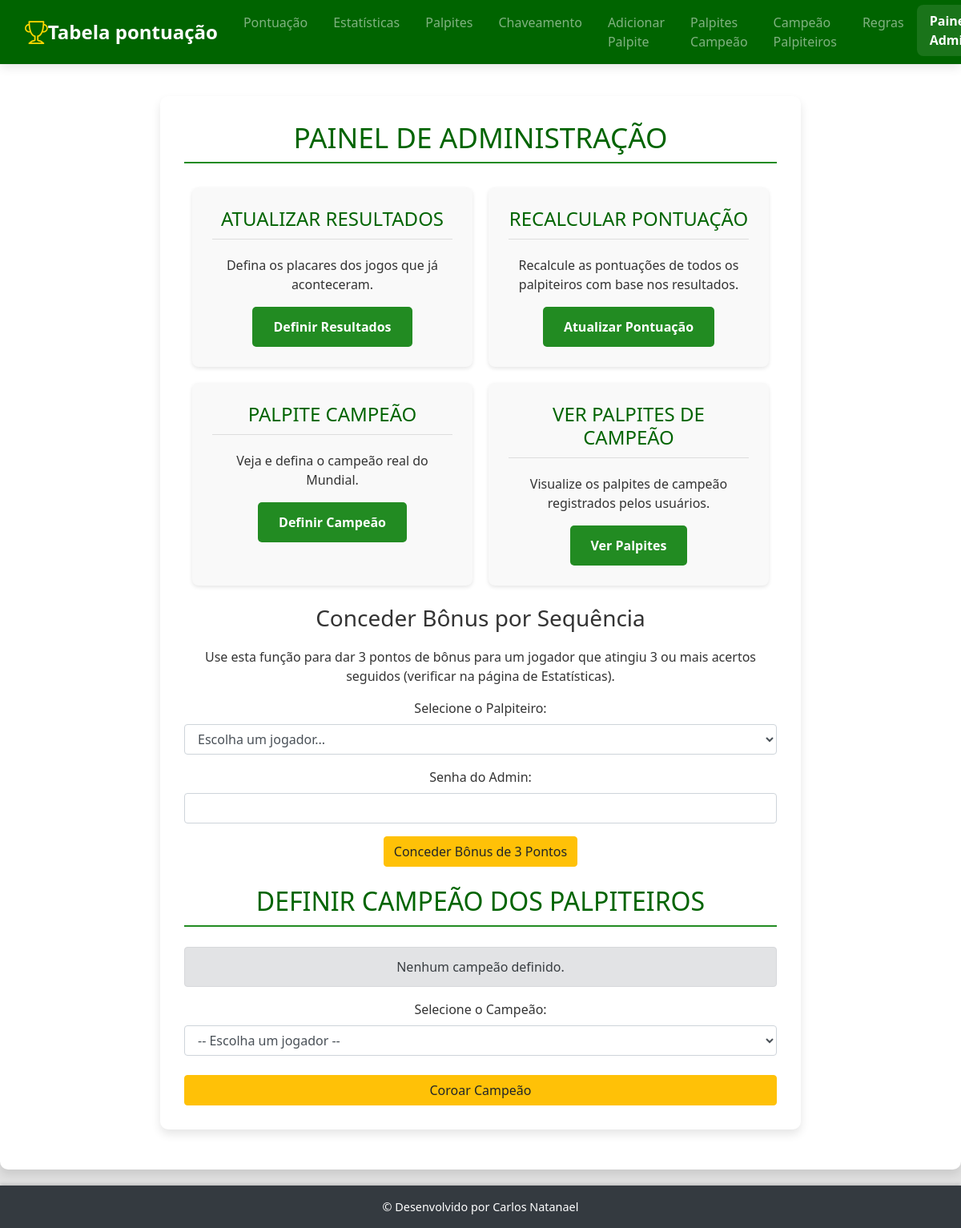
Before: /admin (signed in) with the older database file.
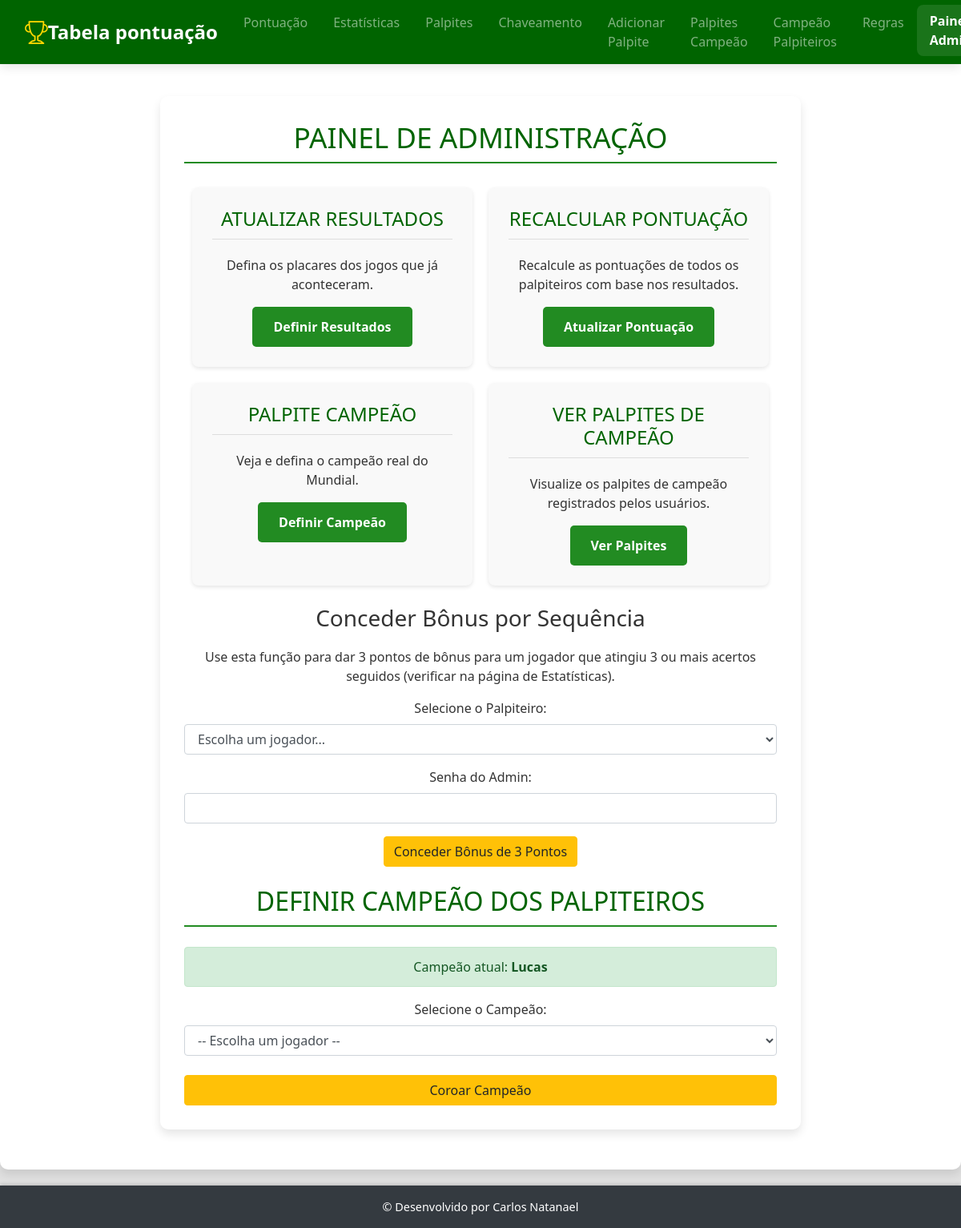
After: the same page with the newer database file.
### tables this page shows
CREATE TABLE campeao_palpiteiros (
            id INTEGER PRIMARY KEY,
            nome TEXT NOT NULL,
            pontos INTEGER,
            acertos INTEGER,
            erros INTEGER,
            data_definicao TEXT NOT NULL
        );

### app.py (the view)
@app.route('/admin')
@login_required
def admin_dashboard():
    conn = get_db()
    pontuacao_geral = conn.execute("SELECT nome FROM pontuacao ORDER BY nome").fetchall()
    campeao_atual = conn.execute("SELECT nome FROM campeao_palpiteiros WHERE id = 1").fetchone()
    return render_template('admin_dashboard.html', pontuacao_geral=pontuacao_geral, campeao_atual=campeao_atual)

### app.py (called while the page is built)
def get_db():
    if 'db' not in g:
        g.db = sqlite3.connect('palpites.db', timeout=10)
        g.db.row_factory = sqlite3.Row
    return g.db

def login_required(f):
    @wraps(f)
    def decorated_function(*args, **kwargs):
        if 'logged_in' not in session:
            flash('Você precisa estar logado para acessar esta página.', 'danger')
            return redirect(url_for('login'))
        return f(*args, **kwargs)
    return decorated_function

### templates/admin_dashboard.html (shortened to what the changed rows need)
<!DOCTYPE html>
<html lang="pt">
<head>
    <link rel="stylesheet" href="https://stackpath.bootstrapcdn.com/bootstrap/4.5.2/css/bootstrap.min.css">
    <link rel="stylesheet" href="https://cdn.jsdelivr.net/npm/bootstrap-icons@1.10.0/font/bootstrap-icons.css">
    <link rel="stylesheet" href="{{ url_for('static', filename='style.css') }}">
</head>
<body>
    <main style="padding-top: 80px;">
        <div class="admin-dashboard-container">
            <h1>PAINEL DE ADMINISTRAÇÃO</h1>
            <div class="admin-actions">
                <div class="admin-action-card">
                    <h2>Atualizar Resultados</h2>
                </div>
                <div class="admin-action-card">
                    <h2>Recalcular Pontuação</h2>
                </div>
                <div class="admin-action-card">
                    <h2>Palpite Campeão</h2>
                </div>
                <div class="admin-action-card">
                    <h2>Ver Palpites de Campeão</h2>
                </div>
            </div>
        <br>
        <br>
        <div class="admin-section">
            <h2>Definir Campeão dos Palpiteiros</h2>
            {% if campeao_atual %}
                <div class="alert alert-success">Campeão atual: <strong>{{ campeao_atual.nome }}</strong></div>
            {% else %}
                <div class="alert alert-secondary">Nenhum campeão definido.</div>
            {% endif %}
            <form action="{{ url_for('set_campeao_palpiteiro') }}" method="POST" class="mt-3">
                <div class="form-group">
                </div>
                <button type="submit" class="btn btn-warning w-100 mt-2">Coroar Campeão</button>
            </form>
        </div>
    </div>
    </main>
</body>
</html>

Changed rows visible on the page:
added campeao_palpiteiros: nome "Lucas"
Other visible differences:
text no longer shown: "Nenhum campeão definido."
text now shown: "Campeão atual:"
